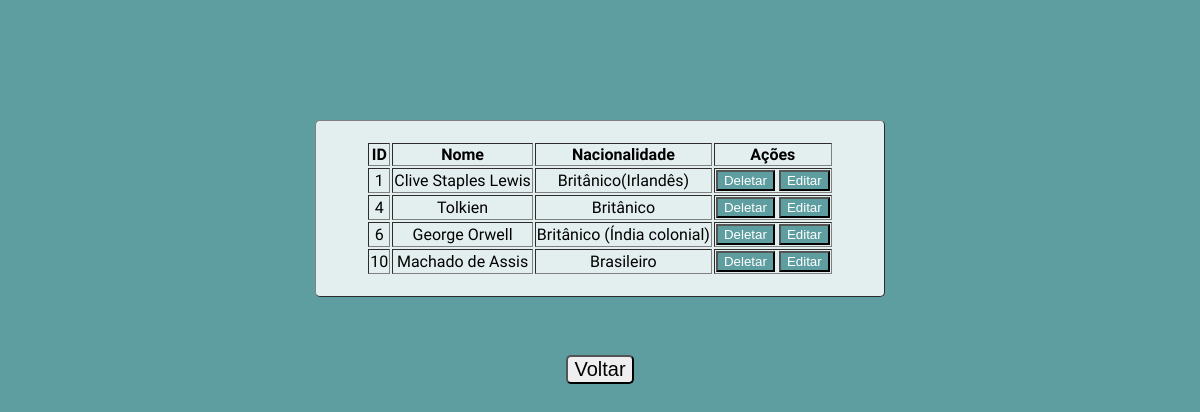
Page /php/listaAutores.php (signed in) on the committed database.
### tables this page shows
CREATE TABLE `tb_autores` (
  `pk_id_autor` int(11) NOT NULL,
  `nome_autor` varchar(255) NOT NULL,
  `nacionalidade_autor` varchar(255) NOT NULL
);

### php/classes/Autor.php (called while the page is built, shortened)
<?php
class Autor{
    private $conn;
    private $table_name = "tb_autores";
    public function __construct($db)
    {
        $this->conn = $db;
    }
    public function ler(){
        $query = "SELECT * FROM " . $this->table_name;
        $stmt = $this->conn->prepare($query);
        $stmt->execute();
        return $stmt;
    }
}

### php/listaAutores.php (the view, shortened to what this page needs)
<?php
include_once './config/config.php';
include_once './classes/Autor.php';
$autDb = new Autor($db);
$dadosAutor = $autDb->ler();
?>
<!DOCTYPE html>
<html lang="pt-br">
<head>
    <link rel="stylesheet" href="../styles/style.css">
</head>
<body id="listaAutores">
    <div id="autoresCadastrados">
        <table border="1">
            <tr>
                <th>ID</th>
                <th>Nome</th>
                <th>Nacionalidade</th>
                <th>Ações</th>
            </tr>
            <?php while ($row = $dadosAutor->fetch(PDO::FETCH_ASSOC)) : ?>
                <tr>
                    <td><?php echo $row['pk_id_autor'] ?></td>
                    <td><?php echo $row['nome_autor'] ?></td>
                    <td><?php echo $row['nacionalidade_autor'] ?></td>
                    <td>
                        <button onclick="location.href='deletarAutor.php?id=<?php echo $row['pk_id_autor']?>'">Deletar</button>
                        <button onclick="location.href='editarAutor.php?id=<?php echo $row['pk_id_autor']?>'">Editar</button>
                    </td>
                </tr>
            <?php endwhile; ?>
        </table><br>
        <br><button class="btnNormal" onclick="location.href='home.php'">Voltar</button>
    </div>
</body>
</html>

### styles/style.css (style rules this page uses)
@media (min-width: 601px) { .btnNormal { font-size: 20px; border-radius: 5px; } }

### rows in the picture
tb_autores: pk_id_autor "1", nome_autor "Clive Staples Lewis", nacionalidade_autor "Britânico(Irlandês)"
tb_autores: pk_id_autor "4", nome_autor "Tolkien", nacionalidade_autor "Britânico"
tb_autores: pk_id_autor "6", nome_autor "George Orwell", nacionalidade_autor "Britânico (Índia colonial)"
tb_autores: pk_id_autor "10", nome_autor "Machado de Assis", nacionalidade_autor "Brasileiro"
